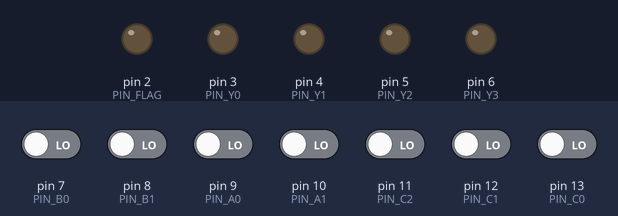
The sketch below on a simulated Arduino Uno, built with avr-gcc and run on an emulated ATmega328P. Shown: output pins drawn as LEDs (lit = HIGH). Inputs (shaded band) come from the test bench; at power-on: pin 7 (PIN_B0), pin 8 (PIN_B1), pin 9 (PIN_A0), pin 10 (PIN_A1), pin 11 (PIN_C2), pin 12 (PIN_C1), pin 13 (PIN_C0) LOW.

Above: at 1.2 s.
1.3 s: pin 7 (PIN_B0) driven HIGH
At 2.5 s:
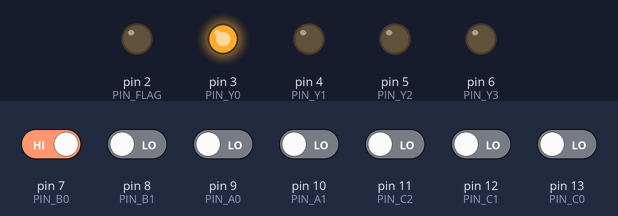
2.8 s: pin 8 (PIN_B1) driven HIGH
At 3.8 s:
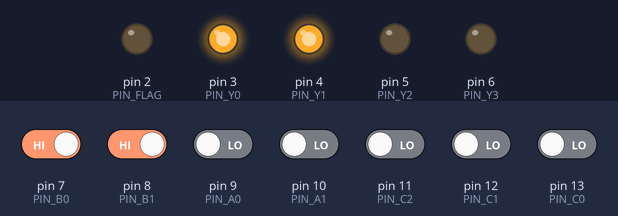
4.3 s: pin 9 (PIN_A0) driven HIGH
At 4.9 s:
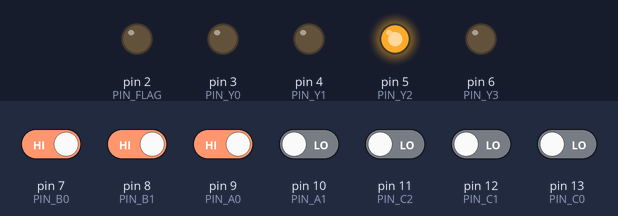
5.8 s: pin 10 (PIN_A1) driven HIGH
At 6.1 s:
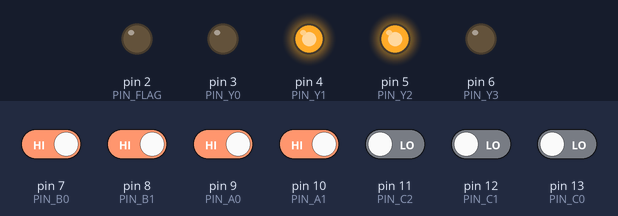
7.3 s: pin 12 (PIN_C1) driven HIGH
At 8.4 s:
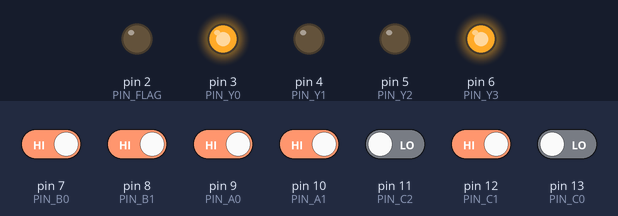
8.8 s: pin 12 (PIN_C1) driven LOW
At 9.6 s:
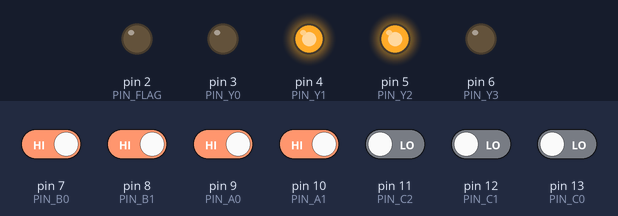
Timing chart, 0 to 11.3 s (numbered marks = the images above; inputs shaded):
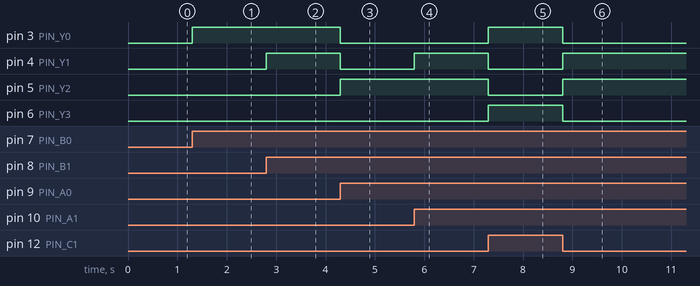

The sketch:

alu.ino
```cpp
// Pin numbers
#define PIN_A1 10
#define PIN_A0 9
#define PIN_B1 8
#define PIN_B0 7

#define PIN_C2 11
#define PIN_C1 12
#define PIN_C0 13

#define PIN_Y3 6
#define PIN_Y2 5
#define PIN_Y1 4
#define PIN_Y0 3

#define PIN_FLAG 2

// Input variables
boolean _A1;
boolean _A0;
boolean _B1;
boolean _B0;

// Operation selectors
boolean _C2;
boolean _C1;
boolean _C0;

// Output variables
boolean _Y3;
boolean _Y2;
boolean _Y1;
boolean _Y0;
boolean _FLAG;

void setup() {
    Serial.begin(9600);
    pinMode(PIN_A1, INPUT);
    pinMode(PIN_A0, INPUT);
    pinMode(PIN_B1, INPUT);
    pinMode(PIN_B0, INPUT);
    pinMode(PIN_C2, INPUT);
    pinMode(PIN_C1, INPUT);
    pinMode(PIN_C0, INPUT);
    pinMode(PIN_Y3, OUTPUT);
    pinMode(PIN_Y2, OUTPUT);
    pinMode(PIN_Y1, OUTPUT);
    pinMode(PIN_Y0, OUTPUT);
    pinMode(PIN_FLAG, OUTPUT);
}

void read_inputs() {
    _A1 = digitalRead(PIN_A1);
    _A0 = digitalRead(PIN_A0);
    _B1 = digitalRead(PIN_B1);
    _B0 = digitalRead(PIN_B0);
    _C2 = digitalRead(PIN_C2);
    _C1 = digitalRead(PIN_C1);
    _C0 = digitalRead(PIN_C0);
}

void calculate() {
    _Y3 = 0;
    _Y2 = 0;
    _Y1 = 0;
    _Y0 = 0;
    _FLAG = 0;

    _Y3 = op_div(div_q1()) | op_mult(mult_s3()) | op_not(not_g1()) | op_sub(sub_s2());
    _Y2 = op_div(div_q0()) | op_mult(mult_s2()) | op_not(not_g0()) | op_sub(sub_s2()) | op_add(add_s2());
    _Y1 = op_div(div_r1()) | op_mult(mult_s1()) | op_not(not_h1()) | op_sub(sub_s1()) | op_add(add_s1()) | op_xor(xor_f1()) | op_or(or_f1()) | op_and(and_f1());
    _Y0 = op_div(div_r0()) | op_mult(mult_s0()) | op_not(not_h0()) | op_sub(sub_s0()) | op_add(add_s0()) | op_xor(xor_f0()) | op_or(or_f0()) | op_and(and_f0());
    _FLAG = op_div(div_dz());
}

boolean nand(boolean A, boolean B) { return !(A & B); }

boolean op_not(boolean bit) { return bit & _C2 & _C1 & !_C0; }
boolean op_div(boolean bit) { return bit & !_C2 & _C1 & _C0; }
boolean op_mult(boolean bit) { return bit & !_C2 & _C1 & !_C0; }
boolean op_add(boolean bit) { return bit & !_C2 & !_C1 & !_C0; }
boolean op_sub(boolean bit) { return bit & !_C2 & !_C1 & _C0; }
boolean op_xor(boolean bit) { return bit & _C2 & _C1 & _C0; }
boolean op_or(boolean bit) { return bit & _C2 & !_C1 & _C0; }
boolean op_and(boolean bit) { return bit & _C2 & !_C1 & !_C0; }

boolean not_g1() { return nand(_A1, 1); }
boolean not_g0() { return nand(_A0, 1); }
boolean not_h1() { return nand(_B1, 1); }
boolean not_h0() { return nand(_B0, 1); }

boolean div_q1() { return _A1 & !_B1; }
boolean div_q0() { return _A0 & _A1 | _A1 & _B1 & !_B0 | _A0 & _B0 & !_B1; }
boolean div_r1() { return _B0 & _B1 & _A1 & !_A0; }
boolean div_r0() { return _A0 & _B0 & !_A1 | _A0 & _B1 & !_B0; }
boolean div_dz() { return !_B1 & !_B0; }

boolean mult_s3() { return _B1 & _A0 & _B0 & _A1; }
boolean mult_s2() { return _B1 & _A1 & !_B0 | _B1 & _A1 & !_A0; }
boolean mult_s1() { return _A0 & _B1 & !_B0 | _A1 & _B0 & !_B1 | _B1 & _A0 & !_A1 | _B0 & _A1 & !_A0; }
boolean mult_s0() { return _A0 & _B0; }

boolean add_s2() { return _B1 & _A1 | _A0 & _A1 & _B0 | _A0 & _B1 & _B0; }
boolean add_s1() { return _B1 & !_A0 & !_A1 | _B1 & !_A1 & !_B0 | _A1 & !_B0 & !_B1 | _A1 & !_A0 & !_B1 | _A0 & _B0 & !_B1 & !_A1 | _B1 & _A0 & _B0 & _A1; }
boolean add_s0() { return _A0 & !_B0 | _B0 & !_A0; }

boolean sub_s2() { return _B1 & !_A1 | _B0 & _B1 & !_A0 | _B0 & !_A0 & !_A1; }
boolean sub_s1() { return _B1 & !_A1 & !_B0 | _B1 & _A0 & !_A1 | _B0 & _B1 & _A1 & !_A0 | _A1 & !_B1 & !_B0 | _A1 & _A0 & !_B1 | _B0 & !_A1 & !_B1 & !_A0; }
boolean sub_s0() { return _A0 & !_B0 | _B0 & !_A0; }

boolean xor_f1() { return nand(nand(_A1, nand(_B1, 1)), nand(_B1, nand(_A1, 1))); }
boolean xor_f0() { return nand(nand(_A0, nand(_B0, 1)), nand(_B0, nand(_A0, 1))); }

boolean or_f1() { return nand(nand(_B1, 1), nand(_A1, 1)); }
boolean or_f0() { return nand(nand(_A0, 1), nand(_B0, 1)); }

boolean and_f1() { return nand(nand(_A1, _B1), 1); }
boolean and_f0() { return nand(nand(_A0, _B0), 1); }

void write_outputs() {
    digitalWrite(PIN_Y3, _Y3);
    digitalWrite(PIN_Y2, _Y2);
    digitalWrite(PIN_Y1, _Y1);
    digitalWrite(PIN_Y0, _Y0);
    digitalWrite(PIN_FLAG, _FLAG);
}

void loop() {
    read_inputs();
    calculate();
    write_outputs();
}
```

Measured:
- after the input at 1.3 s, pin 3 (PIN_Y0): LOW → HIGH at once
- after the input at 2.8 s, pin 4 (PIN_Y1): LOW → HIGH at once
- after the input at 4.3 s, pin 3 (PIN_Y0), pin 4 (PIN_Y1): HIGH → LOW at once; pin 5 (PIN_Y2): LOW → HIGH at once
- after the input at 5.8 s, pin 4 (PIN_Y1): LOW → HIGH at once
- after the input at 7.3 s, pin 3 (PIN_Y0), pin 6 (PIN_Y3): LOW → HIGH at once; pin 4 (PIN_Y1), pin 5 (PIN_Y2): HIGH → LOW at once
- after the input at 8.8 s, pin 3 (PIN_Y0), pin 6 (PIN_Y3): HIGH → LOW at once; pin 4 (PIN_Y1), pin 5 (PIN_Y2): LOW → HIGH at once
